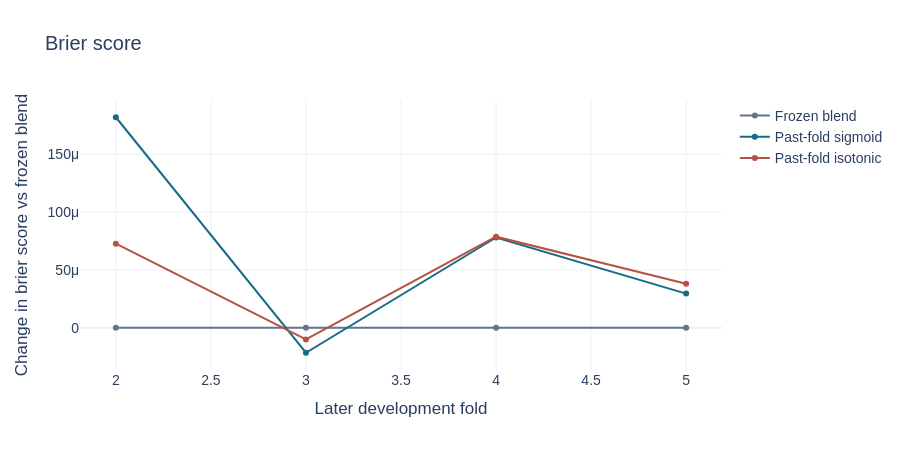
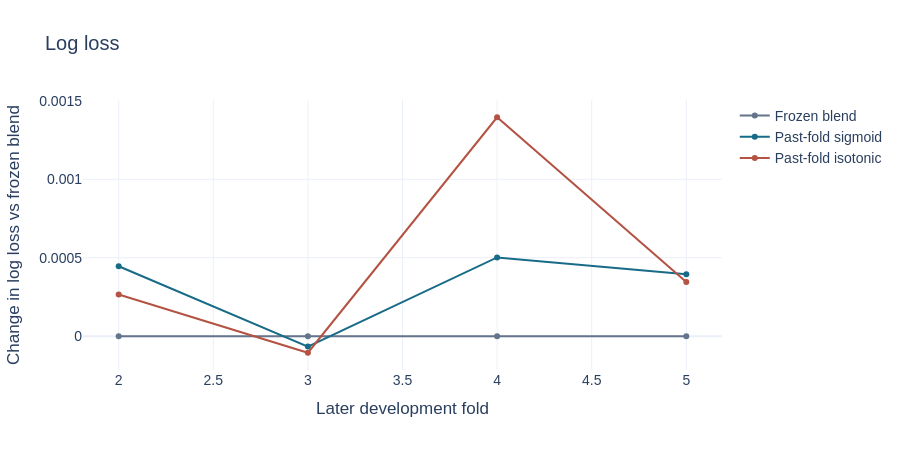
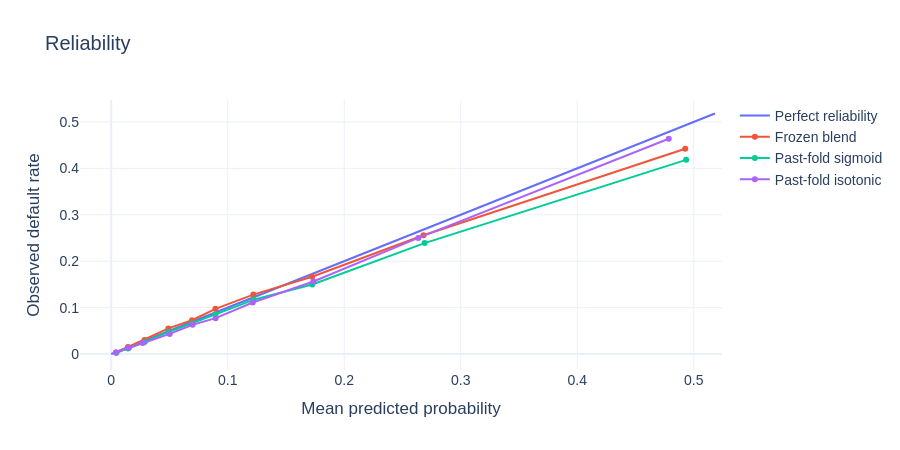

The cell these charts' notebook holds for them, in order:
### Markdown cell above
## Probability quality and discrimination are different questions

Brier score and log loss assess probabilities; lower values are better. The
first two plots show changes from the frozen blend within each fold, so below
zero means improvement. This exposes differences otherwise hidden by changing
prevalence across periods. The
official weekly Gini stability remains visible alongside ROC AUC and average
precision. A rank-preserving transformation can improve probability metrics
without improving within-fold discrimination. Pooled AUC can change because
different fold-specific transforms alter cross-period ordering.

The reliability plot uses fixed probability bins; hover shows support. High-risk
bins can contain relatively few applications, and these descriptive curves are
not confidence intervals or evidence of production calibration.

### Code cell
from home_credit.modeling.calibration_report import display_charts

display_charts(evidence)
baseline = rows.set_index("method").loc["uncalibrated"]
comparison = rows[["method", "pooled_brier_score", "pooled_log_loss", "mean_fold_stability"]].copy()
for metric in ["pooled_brier_score", "pooled_log_loss", "mean_fold_stability"]:
    comparison[f"change_{metric}"] = comparison[metric] - baseline[metric]
display(comparison.round(6))

### Figure 1 — Plotly figure (JSON) as saved in the notebook; plotly's stock layout.template omitted (floating-point values rounded to 4 significant figures)
{"data": [{"line": {"color": "#64748b"}, "mode": "lines+markers", "name": "Frozen blend", "type": "scatter", "x": [2, 3, 4, 5], "y": [0.0, 0.0, 0.0, 0.0]}, {"line": {"color": "#176b87"}, "mode": "lines+markers", "name": "Past-fold sigmoid", "type": "scatter", "x": [2, 3, 4, 5], "y": [0.0001822, -2.168e-05, 7.811e-05, 2.953e-05]}, {"line": {"color": "#b45343"}, "mode": "lines+markers", "name": "Past-fold isotonic", "type": "scatter", "x": [2, 3, 4, 5], "y": [7.278e-05, -1.014e-05, 7.881e-05, 3.798e-05]}], "layout": {"font": {"family": "Arial", "size": 14}, "height": 450, "title": {"text": "Brier score"}, "xaxis": {"title": {"text": "Later development fold"}}, "yaxis": {"title": {"text": "Change in brier score vs frozen blend"}}}}

### Figure 2 — Plotly figure (JSON) as saved in the notebook; plotly's stock layout.template omitted (floating-point values rounded to 4 significant figures)
{"data": [{"line": {"color": "#64748b"}, "mode": "lines+markers", "name": "Frozen blend", "type": "scatter", "x": [2, 3, 4, 5], "y": [0.0, 0.0, 0.0, 0.0]}, {"line": {"color": "#176b87"}, "mode": "lines+markers", "name": "Past-fold sigmoid", "type": "scatter", "x": [2, 3, 4, 5], "y": [0.0004458, -6.631e-05, 0.0005019, 0.0003944]}, {"line": {"color": "#b45343"}, "mode": "lines+markers", "name": "Past-fold isotonic", "type": "scatter", "x": [2, 3, 4, 5], "y": [0.0002658, -0.0001056, 0.001395, 0.000345]}], "layout": {"font": {"family": "Arial", "size": 14}, "height": 450, "title": {"text": "Log loss"}, "xaxis": {"title": {"text": "Later development fold"}}, "yaxis": {"title": {"text": "Change in log loss vs frozen blend"}}}}

### Figure 3 — Plotly figure (JSON) as saved in the notebook; plotly's stock layout.template omitted (floating-point values rounded to 4 significant figures)
{"data": [{"mode": "lines", "name": "Perfect reliability", "type": "scatter", "x": [0, 0.5181], "y": [0, 0.5181]}, {"customdata": [[230474], [89598], [83349], [41747], [25829], [17396], [25433], [12694], [15554], [2537]], "hovertemplate": "Predicted %{x:.3f}<br>Observed %{y:.3f}<br>Cases %{customdata[0]:,}<extra></extra>", "mode": "lines+markers", "name": "Frozen blend", "type": "scatter", "x": [0.00422, 0.01442, 0.02859, 0.04908, 0.06935, 0.08948, 0.122, 0.1724, 0.268, 0.4927], "y": [0.003285, 0.01498, 0.03041, 0.05526, 0.0729, 0.09732, 0.128, 0.1665, 0.256, 0.4423]}, {"customdata": [[208103], [91164], [87910], [44736], [28053], [19284], [28692], [14760], [18646], [3263]], "hovertemplate": "Predicted %{x:.3f}<br>Observed %{y:.3f}<br>Cases %{customdata[0]:,}<extra></extra>", "mode": "lines+markers", "name": "Past-fold sigmoid", "type": "scatter", "x": [0.004449, 0.01445, 0.02867, 0.04912, 0.06929, 0.08949, 0.1221, 0.1725, 0.269, 0.4935], "y": [0.002801, 0.01218, 0.0259, 0.04752, 0.06598, 0.08556, 0.1171, 0.1499, 0.239, 0.4183]}, {"customdata": [[233684], [62337], [75547], [56461], [25512], [18591], [35529], [16241], [18874], [1835]], "hovertemplate": "Predicted %{x:.3f}<br>Observed %{y:.3f}<br>Cases %{customdata[0]:,}<extra></extra>", "mode": "lines+markers", "name": "Past-fold isotonic", "type": "scatter", "x": [0.003993, 0.01525, 0.02701, 0.05019, 0.06984, 0.08965, 0.1215, 0.1735, 0.2636, 0.4786], "y": [0.003445, 0.0136, 0.02357, 0.04339, 0.06319, 0.07735, 0.111, 0.1563, 0.2502, 0.4638]}], "layout": {"font": {"family": "Arial", "size": 14}, "height": 450, "title": {"text": "Reliability"}, "xaxis": {"title": {"text": "Mean predicted probability"}}, "yaxis": {"title": {"text": "Observed default rate"}}}}
